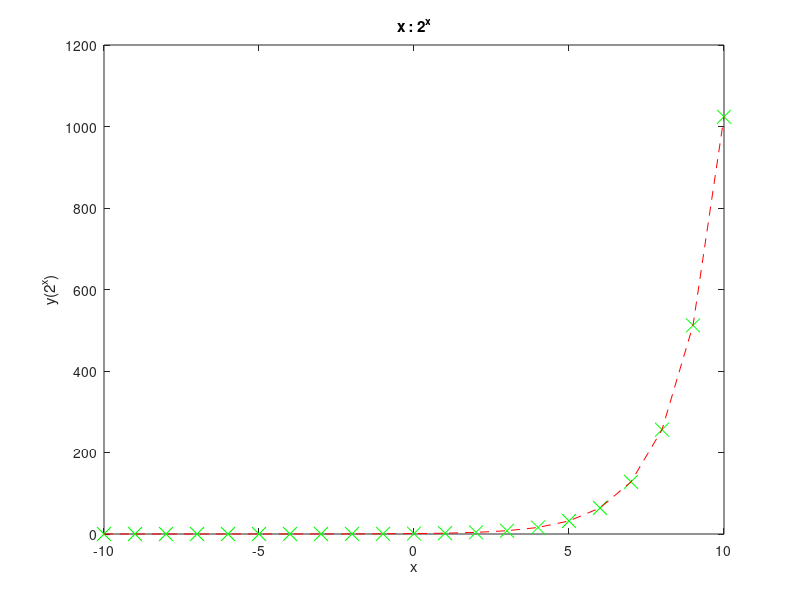

Recreate this plot in MATLAB.
%Plot the exponential function between x = -10 and 10 using a red dashed line 
%then plot thepoints at each integer value of x in large green crosses. 
%Remember to add axes labels and afigure title

x = [-10 : 10];
y = 2.^x;
plot(x, y, "xg", "MarkerSize", 10, "MarkerFaceColor", "g")
hold on
plot(x, y, "--r")
xlabel("x")
ylabel("y(2^x)")
title("x : 2^x")